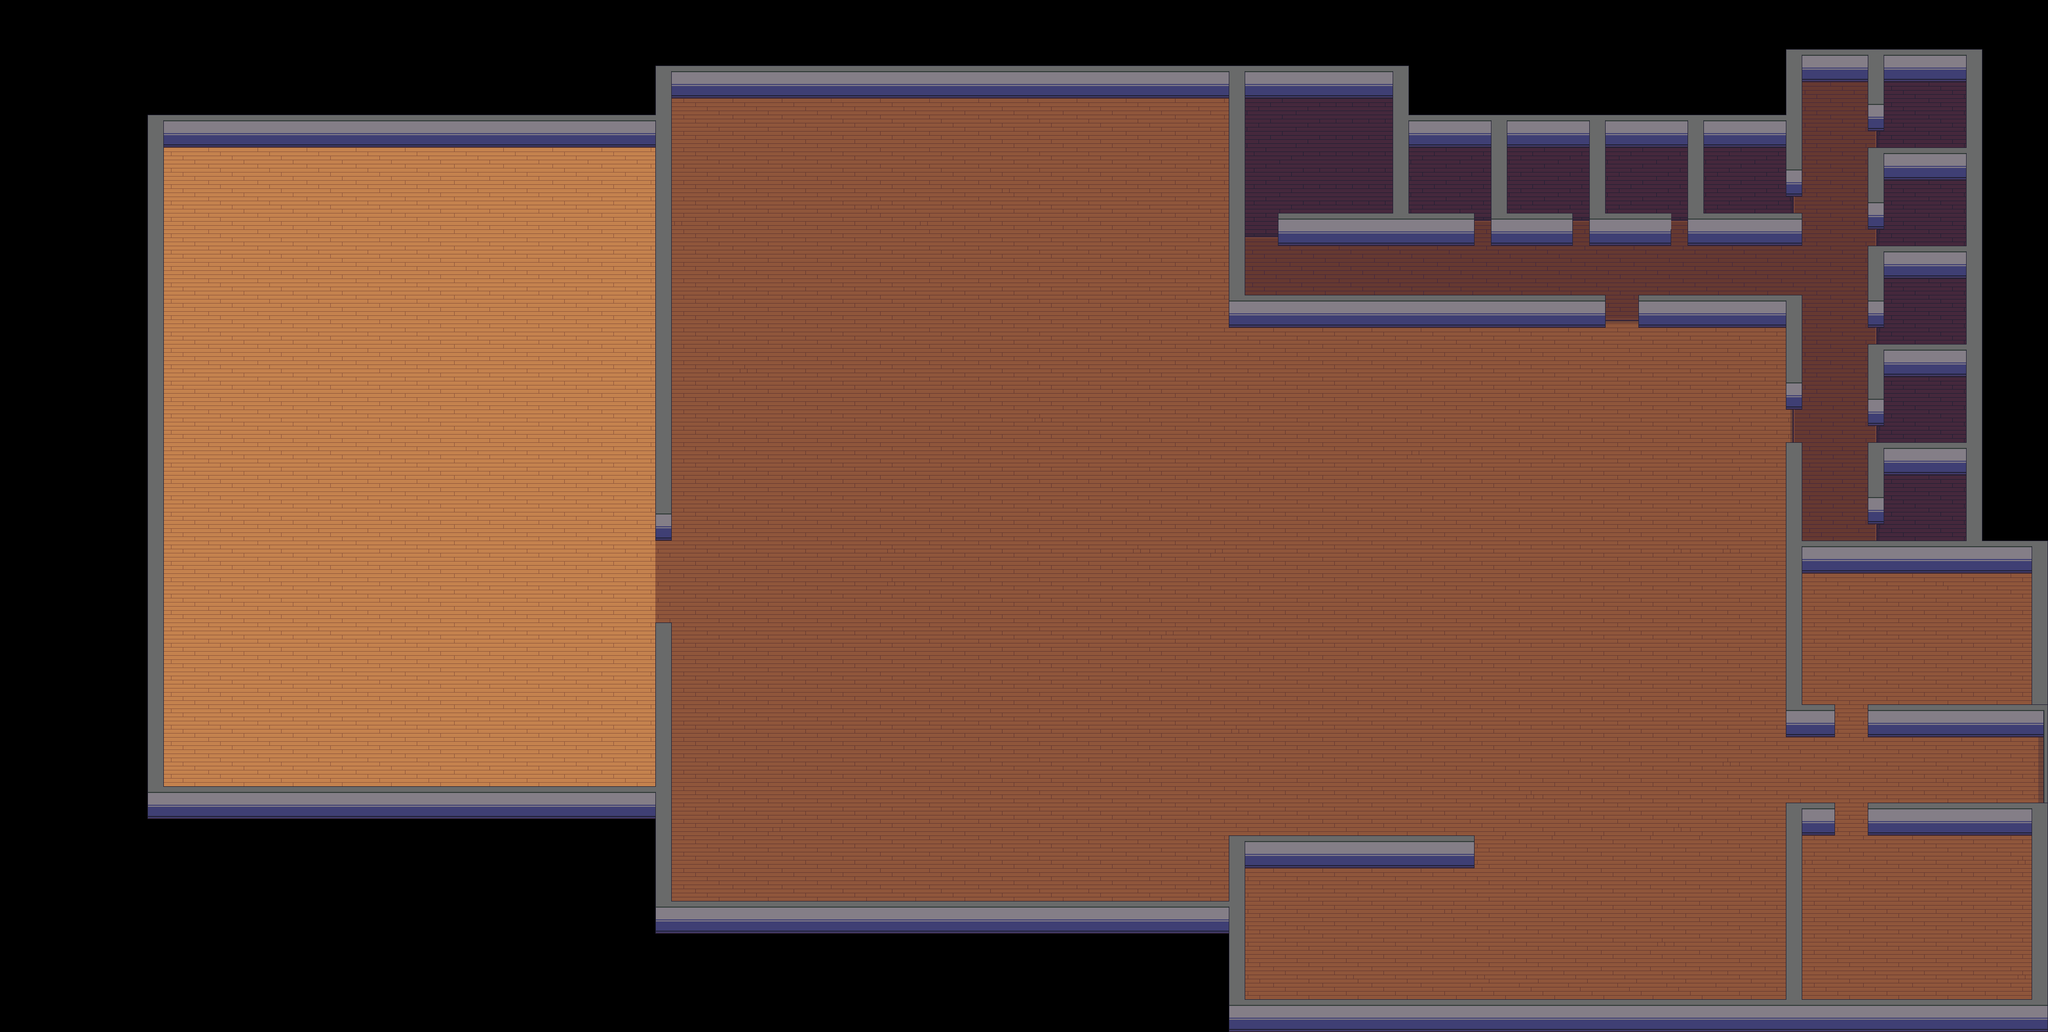

A level layout from a 2D game, rendered from its tile map. Below: a short description, then the map file with tile-grid data replaced by summaries:
An orthogonal 125x63 tile map with 32x32 px tiles, 11 tile layers (Floor, Floor Texture, Floor 2, Floor 2 Texture (50%), ...), 2 hidden layers not drawn, 9 tilesets.

<map version="1.4" tiledversion="1.4.2" orientation="orthogonal" renderorder="right-down" width="125" height="63" tilewidth="32" tileheight="32" infinite="0" nextlayerid="21" nextobjectid="1">
 <tileset firstgid="1" source="../../tilesets/Gather Floors 1.x.tsx" />
 <tileset firstgid="2561" source="../../tilesets/Gather Tables 1.x.tsx" />
 <tileset firstgid="3367" source="../../tilesets/Gather Plants 1.x.tsx" />
 <tileset firstgid="4167" source="../../tilesets/Gather Chairs 1.x.tsx" />
 <tileset firstgid="4567" source="../../tilesets/Gather Decoration 1.x.tsx" />
 <tileset firstgid="10327" source="../../tilesets/Gather Swatches 1.x.tsx" />
 <tileset firstgid="10527" source="../../tilesets/Gather Walls Interior 1.x.tsx" />
 <tileset firstgid="12527" source="../../tilesets/Gather Games 1.x.tsx" />
 <tileset firstgid="13127" source="../../tilesets/Gather Shadows 1.x.tsx" />
 <group id="20" name="BG">
  <layer id="14" name="Water Background" width="125" height="63" visible="0">
   <data>[7875 cells, 1163 non-empty, 1 distinct tile ids]</data>
  </layer>
  <layer id="15" name="Water Texture (50%)" width="125" height="63" visible="0" opacity="0.7">
   <data>[7875 cells, 1214 non-empty, 1 distinct tile ids]</data>
  </layer>
  <layer id="2" name="Floor" width="125" height="63">
   <data>[7875 cells, 5925 non-empty, 6 distinct tile ids]</data>
  </layer>
  <layer id="13" name="Floor Texture" width="125" height="63">
   <data>[7875 cells, 28 non-empty, 1 distinct tile ids]</data>
  </layer>
  <layer id="3" name="Floor 2" width="125" height="63">
   <data>[7875 cells, 869 non-empty, 14 distinct tile ids]</data>
  </layer>
  <layer id="4" name="Floor 2 Texture (50%)" width="125" height="63" opacity="0.5">
   <data>[7875 cells, 1 non-empty, 1 distinct tile ids]</data>
  </layer>
  <layer id="11" name="Floor 3" width="125" height="63">
   <data>[7875 cells, 18 non-empty, 3 distinct tile ids]</data>
  </layer>
  <layer id="1" name="Walls" width="125" height="63">
   <data>[7875 cells, 971 non-empty, 38 distinct tile ids]</data>
  </layer>
  <layer id="7" name="L0" width="125" height="63">
   <data>[7875 cells, 0 non-empty, 0 distinct tile ids]</data>
  </layer>
  <layer id="5" name="L1" width="125" height="63">
   <data>[7875 cells, 0 non-empty, 0 distinct tile ids]</data>
  </layer>
  <layer id="6" name="L2" width="125" height="63">
   <data>[7875 cells, 0 non-empty, 0 distinct tile ids]</data>
  </layer>
  <layer id="8" name="L3" width="125" height="63">
   <data>[7875 cells, 0 non-empty, 0 distinct tile ids]</data>
  </layer>
 </group>
 <group id="19" name="FG">
  <layer id="17" name="FG walls" width="125" height="63">
   <data>[7875 cells, 201 non-empty, 14 distinct tile ids]</data>
  </layer>
 </group>
</map>
